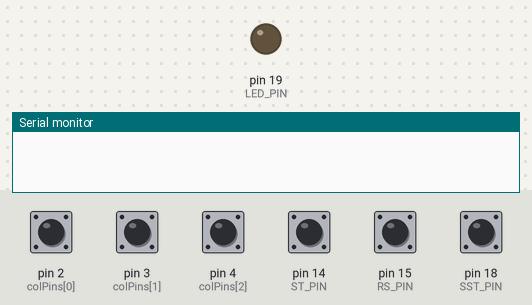
The sketch below on a simulated Arduino Leonardo, built with avr-gcc and run on an emulated ATmega32U4. On the bench: output pins drawn as LEDs (lit = HIGH), the last lines printed to the serial monitor. Wiring (inferred from the names in the program): 4×3 keypad with keys 1 2 3 4 5 6 7 8 9 * 0 # (labels assumed): rows pin 5, pin 6, pin 7, pin 8; columns pin 9, pin 10, pin 16. Inputs (shaded band) come from the test bench; at power-on: pin 2 (colPins[0]), pin 3 (colPins[1]), pin 4 (colPins[2]), pin 14 (ST_PIN), pin 15 (RS_PIN), pin 18 (SST_PIN) HIGH. USB keyboard and mouse output is not drawn.

Above: at 1.2 s.
1.3 s: pin 18 (SST_PIN) pulled LOW for 0.15 s
At 1.43 s:
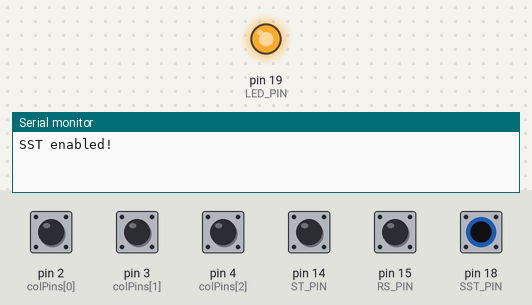
Timing chart, 0 to 4.3 s (numbered marks = the images above; inputs shaded):
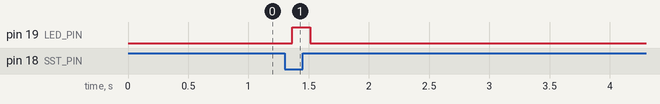

Measured:
- after the input at 1.3 s, pin 19 (LED_PIN): LOW → HIGH after 0.06 s, → LOW 0.15 s later

The sketch:

Keypad-USB.ino
```cpp
#include "Keyboard.h"

#define ROW0 0
#define ROW0_0 0
#define ROW0_1 1
#define ROW0_2 2
#define ROW0_3 3
#define ROW0_4 4
#define ROW0_5 5
#define ROW0_6 6
#define ROW1 1
#define ROW1_7 0
#define ROW1_8 1
#define ROW1_9 2
#define ROW1_A 3
#define ROW1_B 4
#define ROW1_C 5
#define ROW1_D 6
#define ROW2 2
#define ROW2_E 0
#define ROW2_F 1
#define ROW2_AD 2
#define ROW2_DA 3
#define ROW2_PLUS 4
#define ROW2_GO 5
#define ROW2_PC 6
#define ROW3 3 /* virtual row for debouncing */
#define ROW3_RS 0
#define ROW3_ST 1
#define ROW3_SST 2

#define ST_PIN 14
#define RS_PIN 15
#define SST_PIN 18
#define LED_PIN 19
#define NUM_COLS 7
#define NUM_ROWS 3
byte colPins[NUM_COLS] = {2, 3, 4, 5, 6, 7, 8};
byte rowPins[NUM_ROWS] = {9, 10, 16};

#define DEBOUNCE_VALUE 250
#define REPEAT_DELAY 1200
int debounceCount[NUM_ROWS + 1][NUM_COLS];

bool SST_EN = false;

void setup() {
  Serial.begin(115200);

  pinMode(ST_PIN, INPUT_PULLUP);
  pinMode(RS_PIN, INPUT_PULLUP);
  pinMode(SST_PIN, INPUT_PULLUP);
  pinMode(LED_PIN, OUTPUT);

  // set all pins as inputs and activate pullups
  for (byte c = 0; c < NUM_COLS; c++) {
    pinMode(colPins[c], INPUT);
    digitalWrite(colPins[c], HIGH);

    // clear debounce counts
    for (byte r = 0; r < NUM_ROWS; r++) {
      debounceCount[r][c] = 0;
    }
  }

  // set all pins as inputs
  for (byte r = 0; r < NUM_ROWS; r++) {
    pinMode(rowPins[r], INPUT);
  }

  Keyboard.begin();
}

void loop() {
  if (check_debounced(RS_PIN, 3, ROW3_RS, false)) handle_key(ROW3, ROW3_RS);
  if (check_debounced(ST_PIN, 3, ROW3_ST, false)) handle_key(ROW3, ROW3_ST);
  check_sst();

  for (byte row = 0; row < NUM_ROWS; row++) {
    // turn the row on
    pinMode(rowPins[row], OUTPUT);
    digitalWrite(rowPins[row], LOW);

    for (byte col = 0; col < NUM_COLS; col++) {
      if (check_debounced(
          colPins[col],
          row,
          col,
          is_repeatable(row, col)
        )) {
        handle_key(row, col);
      }
    }

    // turn the row back off
    pinMode(rowPins[row], INPUT);
  }
}

/*
 * Reads the specified digital pins, debouncing is performed in order
 * to ignore erroneous key-presses due to the mechanical nature of the
 * switches themselves. d_row/d_col is indexes used to keep track of how
 * long a key has been depressed, a key will normally only register as
 * pressed as long as the reading has been stable for a reasonable amount
 * of time. allow_repeat specifies wether a key held down will register as
 * subsequent presses, or if it should be ignored until key has been
 * released.
 */
bool check_debounced(byte pin, byte d_row, byte d_col, bool allow_repeat) {
  if (digitalRead(pin) == LOW) {
    debounceCount[d_row][d_col]++;

    // has the switch been pressed continually for long enough?
    int count = debounceCount[d_row][d_col];
    if (count == DEBOUNCE_VALUE) {
      return true;
    } else if (count > DEBOUNCE_VALUE) {
      if (count == (DEBOUNCE_VALUE + REPEAT_DELAY)) {
        debounceCount[d_row][d_col] = DEBOUNCE_VALUE + 1;

        if (allow_repeat) return true;
        else return false;
      }
    }
  } else {
    // not pressed, reset debounce count
    debounceCount[d_row][d_col] = 0;
  }

  return false;
}

/*
 * Evaluates wether a key should be directly repeatable, a key
 * that is not repeatable will not recognize any further presses
 * until it has been released.
 */
bool is_repeatable(byte row, byte col) {
  if (row == ROW2) {
    switch (col) {
      case ROW2_AD:
      case ROW2_DA:
      case ROW2_GO:
      case ROW2_PC:
        return false;
      default:
        return true;
    }
  }
  return true;
}

/*
 * Monitor SST switch for changes, both state transitions are
 * debounced like the rest of the keys. Handled separately as
 * it is a locking key, something not normally found on a
 * keyboard.
 */
void check_sst() {
  if (SST_EN) {
    if (digitalRead(SST_PIN) == HIGH) {
      debounceCount[ROW3][ROW3_SST]++;
      int count = debounceCount[ROW3][ROW3_SST];
      if (count == DEBOUNCE_VALUE) {
        SST_EN = false;
        handle_sst_off();
      }
    }
  } else {
    if (check_debounced(SST_PIN, 3, 2, false)) {
      debounceCount[ROW3][ROW3_SST] = 0;
      SST_EN = true;
      handle_sst_on();
    }
  }
}

void handle_sst_on() {
  handle_key(ROW3, ROW3_SST);
  Serial.println("SST enabled!");
  digitalWrite(LED_PIN, HIGH);
}

void handle_sst_off() {
  handle_key(ROW3, ROW3_SST);
  Serial.println("SST disabled!");
  digitalWrite(LED_PIN, LOW);
}

/*
 * Translate keypad keys to their equivalents found on a modern
 * keyboard.
 */
void handle_key(byte row, byte col) {
  if (row == ROW0) {
    switch(col) {
      case ROW0_0: Keyboard.write('0'); return;
      case ROW0_1: Keyboard.write('1'); return;
      case ROW0_2: Keyboard.write('2'); return;
      case ROW0_3: Keyboard.write('3'); return;
      case ROW0_4: Keyboard.write('4'); return;
      case ROW0_5: Keyboard.write('5'); return;
      case ROW0_6: Keyboard.write('6'); return;
    }
  }

  if (row == ROW1) {
    switch(col) {
      case ROW1_7: Keyboard.write('7'); return;
      case ROW1_8: Keyboard.write('8'); return;
      case ROW1_9: Keyboard.write('9'); return;
      case ROW1_A: Keyboard.write('A'); return;
      case ROW1_B: Keyboard.write('B'); return;
      case ROW1_C: Keyboard.write('C'); return;
      case ROW1_D: Keyboard.write('D'); return;
    }
  }

  if (row == ROW2) {
    switch(col) {
      case ROW2_E: Keyboard.write('E'); return;
      case ROW2_F: Keyboard.write('F'); return;
      case ROW2_AD: Keyboard.write('/'); return;
      case ROW2_DA: Keyboard.write('*'); return;
      case ROW2_PLUS: Keyboard.write('+'); return;
      case ROW2_GO: Keyboard.write('F'); return;
      case ROW2_PC: Keyboard.write('F'); return;
    }
  }

  if (row == ROW3) {
    switch(col) {
      case ROW3_RS: Keyboard.write(0xB1); return;
      case ROW3_ST: Keyboard.write('S'); return;
      case ROW3_SST: Keyboard.write(0x2A); return;
    }
  }
}
```
